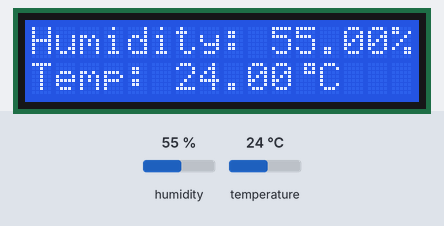
Recording of a sketch running on a simulated Arduino Uno, built with avr-gcc and run on an emulated ATmega328P. On the bench: 16×2 character LCD. The test bench sets the inputs (shaded band); at power-on: humidity 55 %, temperature 24 °C.

Above: at 1.2 s.
1.3 s: humidity set to 22 %
At 3.3 s:
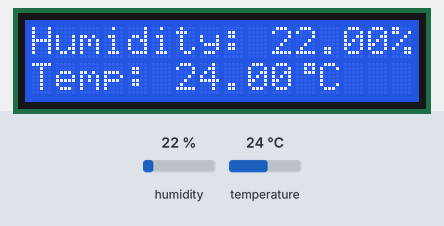
4.0 s: temperature set to 12 °C
At 4.5 s:
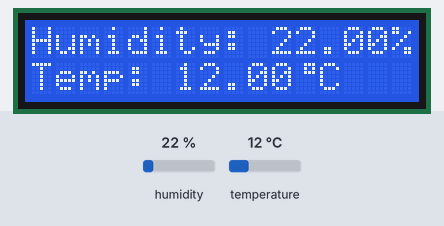
6.7 s: humidity set to 40 %
At 9.3 s:
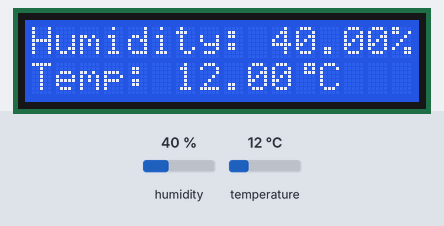
9.6 s: temperature set to 19 °C
At 10.5 s:
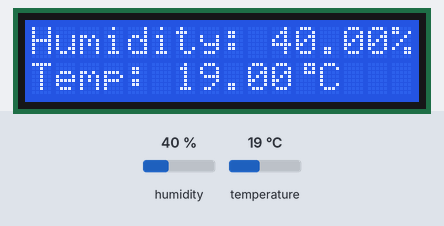
Timing chart, 0 to 12.6 s (numbered marks = the images above; inputs shaded):
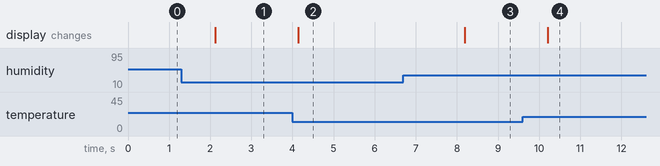

The sketch:

weather_station.ino
```cpp
// Project 6 - Weather Station

#include <LiquidCrystal.h>
#include "DHT.h"          // call the DHT library

#define DHTPIN 9          // pin connected to DHT
#define DHTTYPE DHT11     // type of DHT module

DHT dht(DHTPIN, DHTTYPE);
const int rs=3, en=4, d4=5, d5=6, d6=7, d7=8;
LiquidCrystal lcd(rs, en, d4, d5, d6, d7);

// custom character for the degree symbol
byte degreeSymbol[8] = {
  B00111,
  B00101,
  B00111,
  B00000,
  B00000,
  B00000,
  B00000,
  B00000
};


void setup(){
  dht.begin();     // start sensor
  lcd.begin(16, 2);
  lcd.clear();

  // create a custom character for the degree symbol
  lcd.createChar(0, degreeSymbol);
}

void loop(){
  // read temp and humidity values
  float h = dht.readHumidity();
  float t = dht.readTemperature();

  // check if DHT sensor is working
  if (isnan(t) || isnan(h)){
    lcd.setCursor(0, 0);
    lcd.print("Failed to read from DHT sensor");

    // scroll characters to the left of the screen
    for(int counter = 0; counter < 13; counter++){
      lcd.scrollDisplayLeft();
      delay(150);
    }
  }
  // otherwise show readings on the screen
  else{
    lcd.setCursor(0, 0);
    lcd.print("Humidity: ");
    lcd.print(h);
    lcd.print("%");
    lcd.setCursor(0, 1);
    lcd.print("Temp: ");
    lcd.print(t);
    lcd.write(byte(0));   // display the degree symbol
    lcd.print("C");
  }
}
```

Measured:
- after the input at 1.3 s, the display: changes after 0.82 s (image 1)
- after the input at 4.0 s, the display: changes after 0.14 s (image 2)
- after the input at 6.7 s, the display: changes after 1.5 s (image 3)
- after the input at 9.6 s, the display: changes after 0.61 s (image 4)
